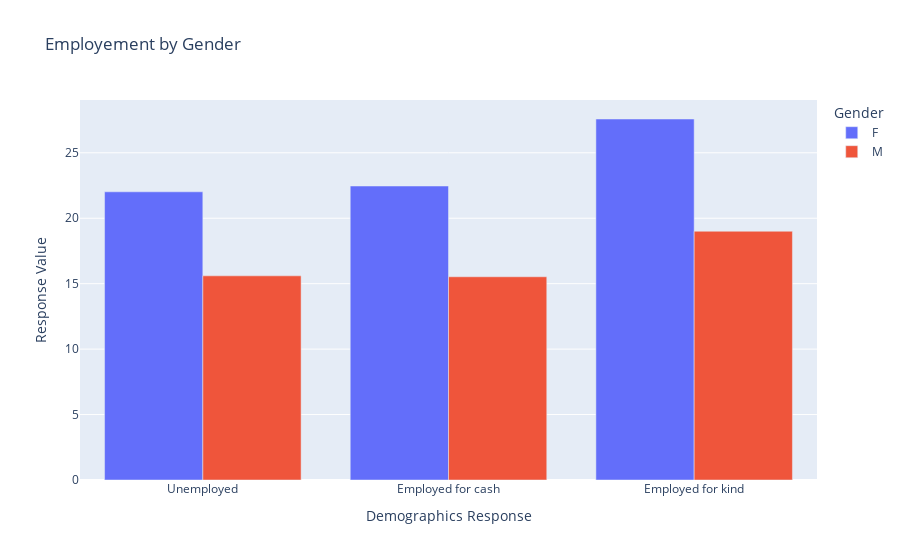

Notebook code for this chart:
### Code cell
fig = px.bar(data_emp, x='Demographics Response', y='Value', color='Gender',
             labels={'Value': 'Response Value'}, barmode='group',
             title='Employement by Gender')

# Sort the bars by value
fig.update_layout(xaxis_categoryorder='total ascending')

# Show the plot
fig.show()

### Figure 1 — Plotly figure (JSON) as saved in the notebook; plotly's stock layout.template omitted (floating-point values rounded to 4 significant figures)
{"data": [{"alignmentgroup": "True", "hovertemplate": "Gender=F<br>Demographics Response=%{x}<br>Response Value=%{y}<extra></extra>", "legendgroup": "F", "marker": {"color": "#636efa", "pattern": {"shape": ""}}, "name": "F", "offsetgroup": "F", "orientation": "v", "showlegend": true, "textposition": "auto", "type": "bar", "x": ["Employed for cash", "Employed for kind", "Unemployed"], "xaxis": "x", "y": [22.46, 27.58, 22.02], "yaxis": "y"}, {"alignmentgroup": "True", "hovertemplate": "Gender=M<br>Demographics Response=%{x}<br>Response Value=%{y}<extra></extra>", "legendgroup": "M", "marker": {"color": "#EF553B", "pattern": {"shape": ""}}, "name": "M", "offsetgroup": "M", "orientation": "v", "showlegend": true, "textposition": "auto", "type": "bar", "x": ["Employed for cash", "Employed for kind", "Unemployed"], "xaxis": "x", "y": [15.53, 19.01, 15.6], "yaxis": "y"}], "layout": {"barmode": "group", "legend": {"title": {"text": "Gender"}, "tracegroupgap": 0}, "title": {"text": "Employement by Gender"}, "xaxis": {"anchor": "y", "categoryorder": "total ascending", "domain": [0, 1], "title": {"text": "Demographics Response"}}, "yaxis": {"anchor": "x", "domain": [0, 1], "title": {"text": "Response Value"}}}}
